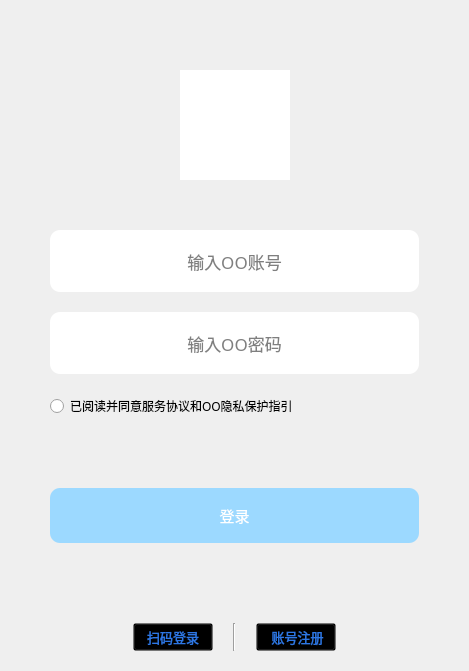
<?xml version="1.0" encoding="UTF-8"?>
<ui version="4.0">
 <class>FramelessWidget</class>
 <widget class="FramelessWidget" name="FramelessWidget">
  <property name="geometry">
   <rect>
    <x>0</x>
    <y>0</y>
    <width>469</width>
    <height>671</height>
   </rect>
  </property>
  <property name="windowTitle">
   <string>Widget</string>
  </property>
  <property name="windowIcon">
   <iconset resource="icons.qrc">
    <normaloff>:/imgs/head_icon1.jpg</normaloff>:/imgs/head_icon1.jpg</iconset>
  </property>
  <property name="styleSheet">
   <string notr="true">QToolButton{
	background:transparent;
	border: none;
}

QToolButton#toolBtnProxy{
	border-image: url(:/imgs/LogosLinkerd.svg);
}

QToolButton#toolBtnClose:hover{
	background-color: rgb(196, 43, 28);
}

QToolButton#toolBtnClose:hover{
	background-color: rgb(255, 0, 0);
	border-image: url(:/imgs/LogosX.svg);
}

QLabel#labelIcon{
	background-color: rgb(255, 255, 255);
	border-radius:60px
}

QLineEdit{
	border:none;
	border-radius:10px;
}

QPushButton{
	background:transparent;
}

QPushButton#btnLogin{
	background-color: rgb(156, 217, 255);
	color: rgb(255, 255, 255);
	border:none;
	border-radius:10px;
}</string>
  </property>
  <layout class="QVBoxLayout" name="verticalLayout_2">
   <property name="spacing">
    <number>6</number>
   </property>
   <property name="leftMargin">
    <number>0</number>
   </property>
   <property name="topMargin">
    <number>0</number>
   </property>
   <property name="rightMargin">
    <number>0</number>
   </property>
   <property name="bottomMargin">
    <number>0</number>
   </property>
   <item>
    <widget class="QWidget" name="title_widget" native="true">
     <property name="sizePolicy">
      <sizepolicy hsizetype="Preferred" vsizetype="Expanding">
       <horstretch>0</horstretch>
       <verstretch>50</verstretch>
      </sizepolicy>
     </property>
     <layout class="QHBoxLayout" name="horizontalLayout">
      <property name="spacing">
       <number>5</number>
      </property>
      <property name="leftMargin">
       <number>0</number>
      </property>
      <property name="topMargin">
       <number>0</number>
      </property>
      <property name="rightMargin">
       <number>0</number>
      </property>
      <item>
       <spacer name="horizontalSpacer">
        <property name="orientation">
         <enum>Qt::Horizontal</enum>
        </property>
        <property name="sizeHint" stdset="0">
         <size>
          <width>389</width>
          <height>20</height>
         </size>
        </property>
       </spacer>
      </item>
      <item>
       <widget class="QToolButton" name="toolBtnProxy">
        <property name="minimumSize">
         <size>
          <width>0</width>
          <height>30</height>
         </size>
        </property>
        <property name="text">
         <string/>
        </property>
        <property name="icon">
         <iconset resource="icons.qrc">
          <normaloff>:/imgs/setting_24.svg</normaloff>:/imgs/setting_24.svg</iconset>
        </property>
        <property name="iconSize">
         <size>
          <width>24</width>
          <height>24</height>
         </size>
        </property>
       </widget>
      </item>
      <item>
       <widget class="QToolButton" name="toolBtnClose">
        <property name="minimumSize">
         <size>
          <width>0</width>
          <height>30</height>
         </size>
        </property>
        <property name="text">
         <string/>
        </property>
        <property name="icon">
         <iconset resource="icons.qrc">
          <normaloff>:/imgs/close_16.svg</normaloff>:/imgs/close_16.svg</iconset>
        </property>
        <property name="iconSize">
         <size>
          <width>24</width>
          <height>24</height>
         </size>
        </property>
       </widget>
      </item>
     </layout>
    </widget>
   </item>
   <item>
    <widget class="QWidget" name="center_widget" native="true">
     <property name="sizePolicy">
      <sizepolicy hsizetype="Preferred" vsizetype="Expanding">
       <horstretch>0</horstretch>
       <verstretch>0</verstretch>
      </sizepolicy>
     </property>
     <layout class="QVBoxLayout" name="verticalLayout">
      <property name="spacing">
       <number>20</number>
      </property>
      <property name="leftMargin">
       <number>50</number>
      </property>
      <property name="rightMargin">
       <number>50</number>
      </property>
      <property name="bottomMargin">
       <number>20</number>
      </property>
      <item>
       <spacer name="verticalSpacer_4">
        <property name="orientation">
         <enum>Qt::Vertical</enum>
        </property>
        <property name="sizeType">
         <enum>QSizePolicy::Minimum</enum>
        </property>
        <property name="sizeHint" stdset="0">
         <size>
          <width>20</width>
          <height>15</height>
         </size>
        </property>
       </spacer>
      </item>
      <item>
       <layout class="QHBoxLayout" name="horizontalLayout_2">
        <item>
         <spacer name="horizontalSpacer_2">
          <property name="orientation">
           <enum>Qt::Horizontal</enum>
          </property>
          <property name="sizeHint" stdset="0">
           <size>
            <width>40</width>
            <height>20</height>
           </size>
          </property>
         </spacer>
        </item>
        <item>
         <widget class="roundedLabel" name="labelIcon">
          <property name="enabled">
           <bool>true</bool>
          </property>
          <property name="sizePolicy">
           <sizepolicy hsizetype="Fixed" vsizetype="Fixed">
            <horstretch>0</horstretch>
            <verstretch>0</verstretch>
           </sizepolicy>
          </property>
          <property name="minimumSize">
           <size>
            <width>110</width>
            <height>110</height>
           </size>
          </property>
          <property name="text">
           <string/>
          </property>
          <property name="pixmap">
           <pixmap resource="icons.qrc">:/imgs/head_icon1.jpg</pixmap>
          </property>
          <property name="scaledContents">
           <bool>true</bool>
          </property>
          <property name="margin">
           <number>16</number>
          </property>
         </widget>
        </item>
        <item>
         <spacer name="horizontalSpacer_3">
          <property name="orientation">
           <enum>Qt::Horizontal</enum>
          </property>
          <property name="sizeHint" stdset="0">
           <size>
            <width>40</width>
            <height>20</height>
           </size>
          </property>
         </spacer>
        </item>
       </layout>
      </item>
      <item>
       <spacer name="verticalSpacer_3">
        <property name="orientation">
         <enum>Qt::Vertical</enum>
        </property>
        <property name="sizeType">
         <enum>QSizePolicy::Minimum</enum>
        </property>
        <property name="sizeHint" stdset="0">
         <size>
          <width>20</width>
          <height>30</height>
         </size>
        </property>
       </spacer>
      </item>
      <item>
       <widget class="QLineEdit" name="lineEditAccount">
        <property name="minimumSize">
         <size>
          <width>0</width>
          <height>62</height>
         </size>
        </property>
        <property name="font">
         <font>
          <family>Microsoft YaHei</family>
          <pointsize>13</pointsize>
         </font>
        </property>
        <property name="alignment">
         <set>Qt::AlignCenter</set>
        </property>
        <property name="placeholderText">
         <string>输入OO账号</string>
        </property>
       </widget>
      </item>
      <item>
       <widget class="QLineEdit" name="lineEditPwd">
        <property name="minimumSize">
         <size>
          <width>0</width>
          <height>62</height>
         </size>
        </property>
        <property name="font">
         <font>
          <family>Microsoft YaHei</family>
          <pointsize>13</pointsize>
         </font>
        </property>
        <property name="alignment">
         <set>Qt::AlignCenter</set>
        </property>
        <property name="placeholderText">
         <string>输入OO密码</string>
        </property>
       </widget>
      </item>
      <item>
       <widget class="QRadioButton" name="radioButton">
        <property name="font">
         <font>
          <family>Microsoft YaHei</family>
         </font>
        </property>
        <property name="text">
         <string>已阅读并同意服务协议和OO隐私保护指引</string>
        </property>
       </widget>
      </item>
      <item>
       <spacer name="verticalSpacer_2">
        <property name="orientation">
         <enum>Qt::Vertical</enum>
        </property>
        <property name="sizeHint" stdset="0">
         <size>
          <width>20</width>
          <height>50</height>
         </size>
        </property>
       </spacer>
      </item>
      <item>
       <widget class="QPushButton" name="btnLogin">
        <property name="enabled">
         <bool>false</bool>
        </property>
        <property name="minimumSize">
         <size>
          <width>0</width>
          <height>55</height>
         </size>
        </property>
        <property name="font">
         <font>
          <family>Microsoft YaHei</family>
          <pointsize>11</pointsize>
         </font>
        </property>
        <property name="text">
         <string>登录</string>
        </property>
       </widget>
      </item>
      <item>
       <spacer name="verticalSpacer">
        <property name="orientation">
         <enum>Qt::Vertical</enum>
        </property>
        <property name="sizeHint" stdset="0">
         <size>
          <width>20</width>
          <height>60</height>
         </size>
        </property>
       </spacer>
      </item>
      <item>
       <layout class="QHBoxLayout" name="horizontalLayout_3">
        <item>
         <spacer name="horizontalSpacer_5">
          <property name="orientation">
           <enum>Qt::Horizontal</enum>
          </property>
          <property name="sizeHint" stdset="0">
           <size>
            <width>40</width>
            <height>20</height>
           </size>
          </property>
         </spacer>
        </item>
        <item>
         <widget class="QPushButton" name="btnScanCode">
          <property name="font">
           <font>
            <family>Microsoft YaHei</family>
            <pointsize>10</pointsize>
           </font>
          </property>
          <property name="styleSheet">
           <string notr="true">color: rgb( 45,119,229);
</string>
          </property>
          <property name="text">
           <string>扫码登录</string>
          </property>
         </widget>
        </item>
        <item>
         <widget class="Line" name="line">
          <property name="orientation">
           <enum>Qt::Vertical</enum>
          </property>
         </widget>
        </item>
        <item>
         <widget class="QPushButton" name="btnRegister">
          <property name="font">
           <font>
            <family>Microsoft YaHei</family>
            <pointsize>10</pointsize>
           </font>
          </property>
          <property name="styleSheet">
           <string notr="true">color: rgb( 45,119,229);</string>
          </property>
          <property name="text">
           <string> 账号注册</string>
          </property>
         </widget>
        </item>
        <item>
         <spacer name="horizontalSpacer_4">
          <property name="orientation">
           <enum>Qt::Horizontal</enum>
          </property>
          <property name="sizeHint" stdset="0">
           <size>
            <width>40</width>
            <height>20</height>
           </size>
          </property>
         </spacer>
        </item>
       </layout>
      </item>
     </layout>
    </widget>
   </item>
  </layout>
 </widget>
 <customwidgets>
  <customwidget>
   <class>FramelessWidget</class>
   <extends>QWidget</extends>
   <header location="global">customitem/framelesswidget.h</header>
   <container>1</container>
  </customwidget>
  <customwidget>
   <class>roundedLabel</class>
   <extends>QLabel</extends>
   <header location="global">customitem/roundedlabel.h</header>
  </customwidget>
 </customwidgets>
 <resources>
  <include location="icons.qrc"/>
 </resources>
 <connections/>
</ui>
